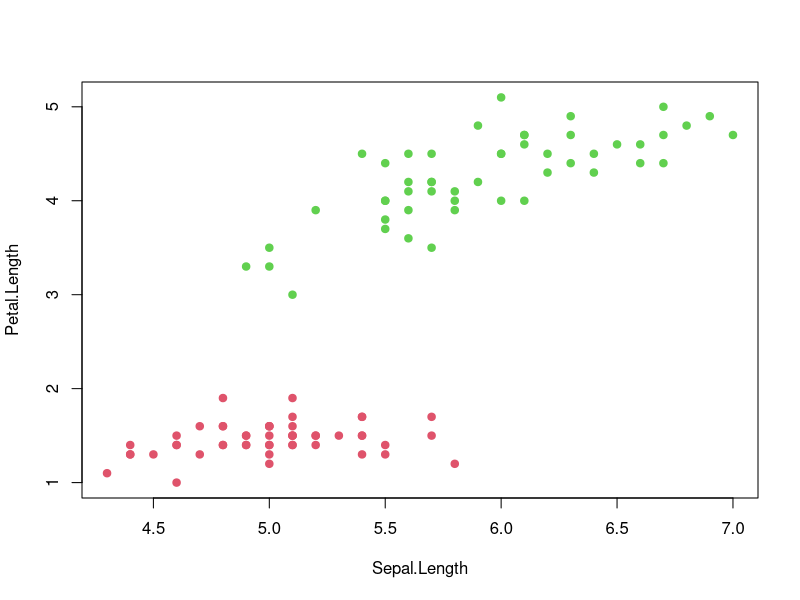
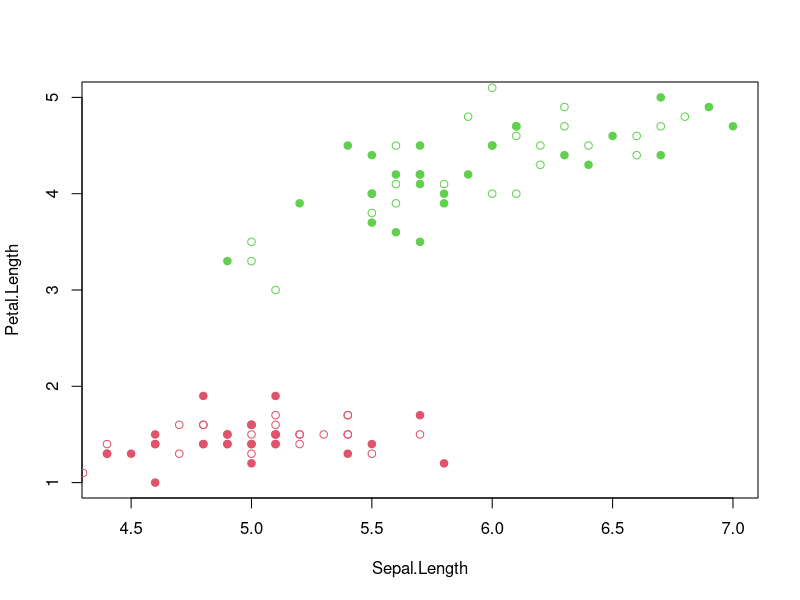
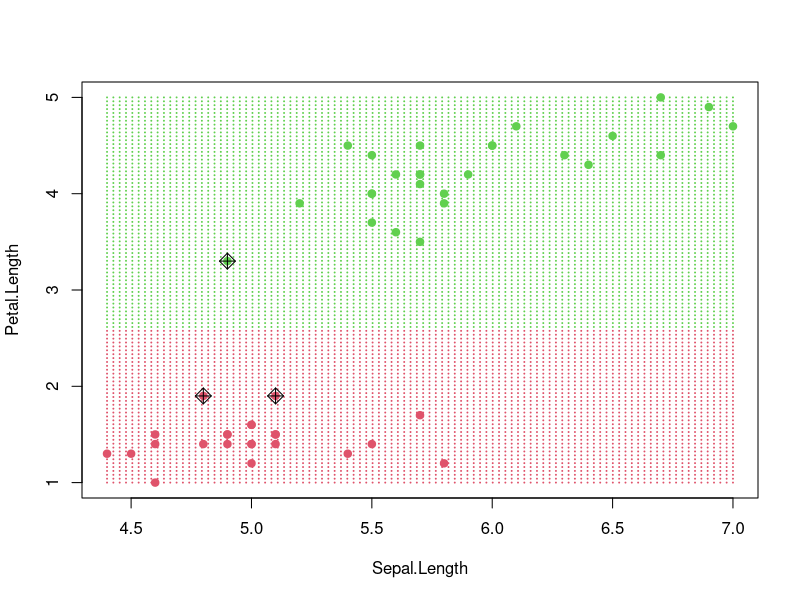
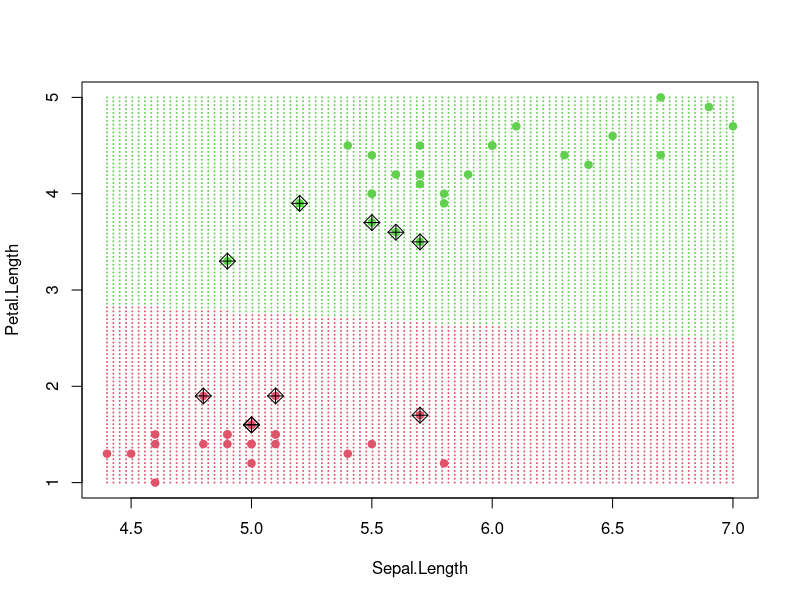
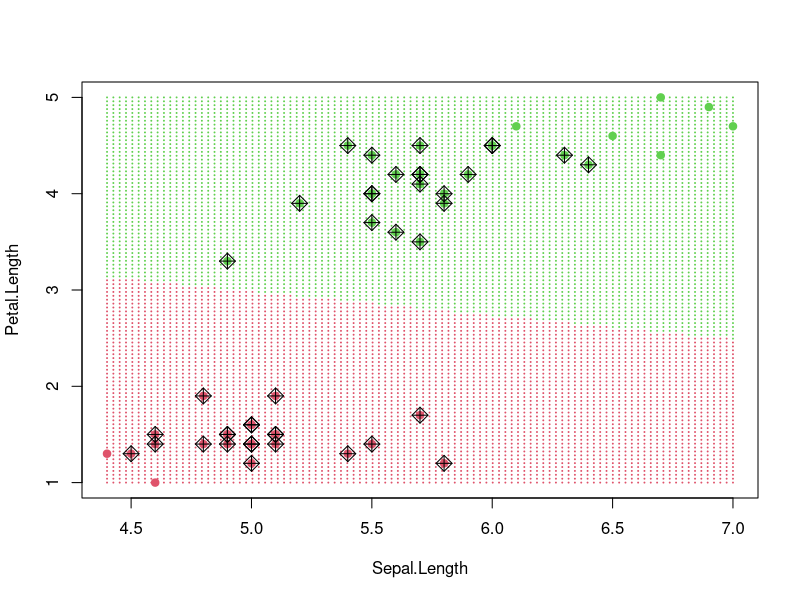
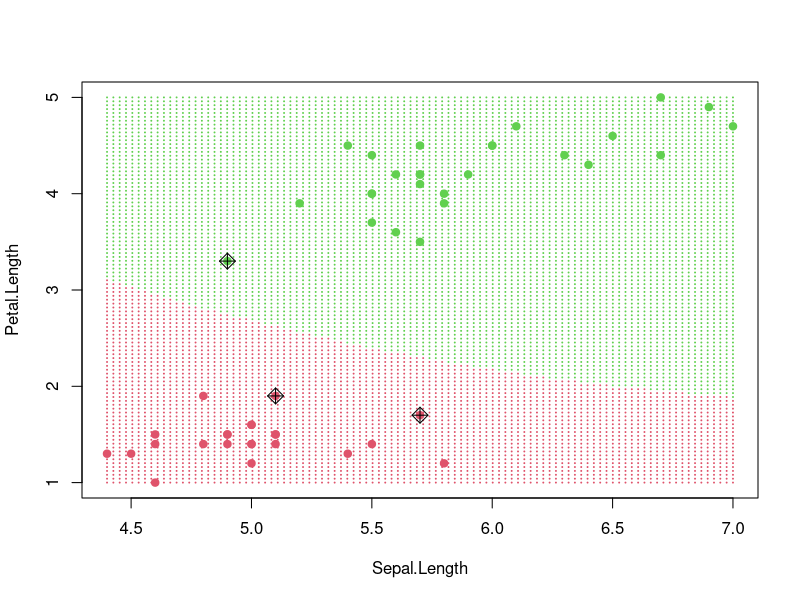
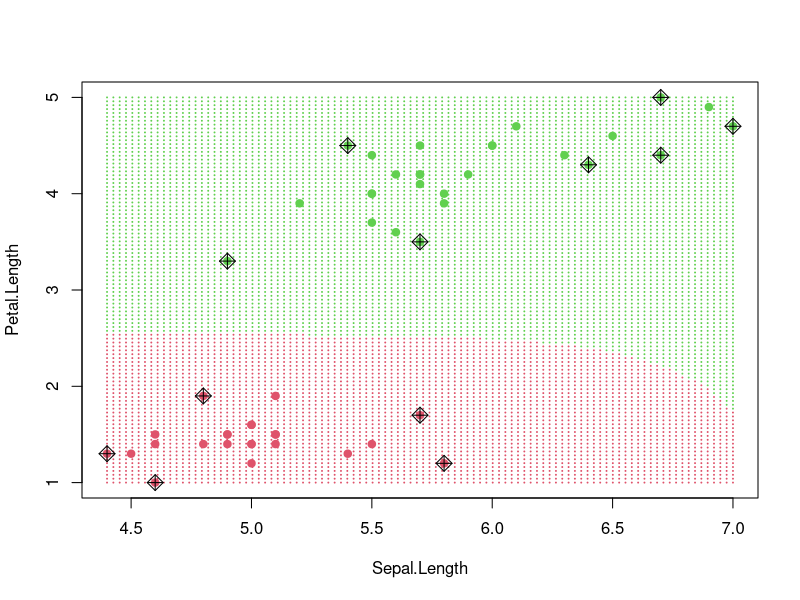
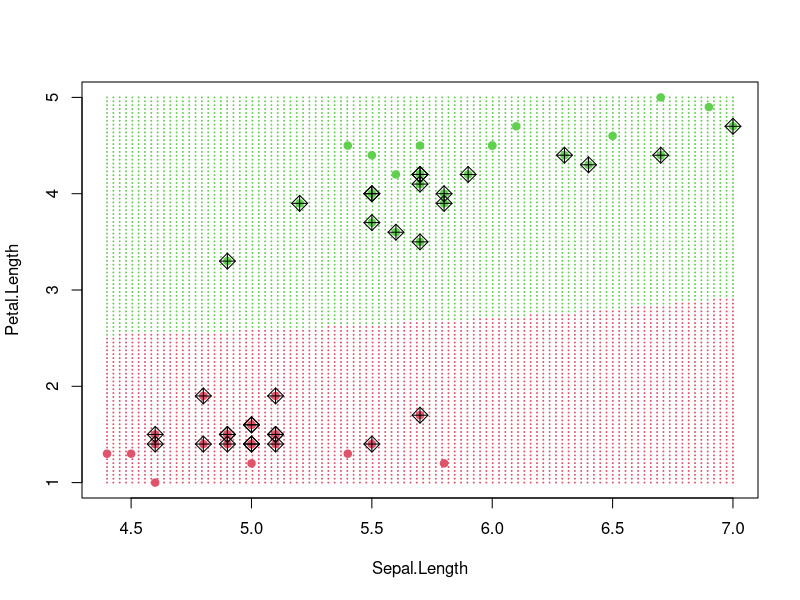

Write R code to recreate these figures, in order.
# =======================================================
# SVM : Part 1 : Support Vector Classifier
# =======================================================

# install.packages("e1071")
library(e1071)

# Pretty plotting routine for SVM models
prettyPlot <- function(svmModel, dataSet, gridSize) {
  # create the grid of points to plot
  x1.Pixels <- seq(from = as.numeric(min(dataSet[,1])), 
                   to = as.numeric(max(dataSet[,1])), len = gridSize)
  x2.Pixels <- seq(from = as.numeric(min(dataSet[,2])), 
                   to = as.numeric(max(dataSet[,2])), len = gridSize)
  pixelGrid <- expand.grid(X1 = x1.Pixels, X2 = x2.Pixels)
  names(pixelGrid) <- names(dataSet)[1:2]
  
  # predict the classes of the pixels
  pixelData <- data.frame(pixelGrid)
  classGrid <- predict(svmModel, newdata = pixelData)
  
  # plot pixelGrid with colored class
  plot(pixelGrid, pch = 20, cex = 0.2, 
       col = as.numeric(classGrid) + 1)
  
  # plot the data points on top of this
  points(dataSet[,1:2], pch = 19, cex = 1, col = as.numeric(dataSet[,3]) + 1)
  
  # mark the actual support vectors now
  points(dataSet[svmModel$index, 1:2], pch = 9, cex = 1.5)
}

# =======================================================

# Load and explore the dataset
attach(iris)
help(iris)
str(iris)

# Truncate the data to a "2-dimensional 2-class" problem
irisData <- as.data.frame(iris[1:100,c(1,3,5)])
irisData$Species <- droplevels(irisData$Species)
str(irisData)
plot(irisData$Sepal.Length, irisData$Petal.Length,
     col = as.numeric(irisData$Species) + 1, pch = 19,
     xlab = "Sepal.Length", ylab = "Petal.Length")

# Split into Train and Validation sets
# Training Set : Validation Set = 1 : 1 (random)
train <- sample(nrow(irisData), 0.5*nrow(irisData), replace = FALSE)
irisTrain <- irisData[train,]
irisValid <- irisData[-train,]

plot(irisTrain$Sepal.Length, irisTrain$Petal.Length,
     col = as.numeric(irisTrain$Species) + 1, pch = 19,
     xlab = "Sepal.Length", ylab = "Petal.Length")
points(irisValid$Sepal.Length, irisValid$Petal.Length,
       col = as.numeric(irisValid$Species) + 1, pch = 21)


# =======================================================
# SVM : Part 1A : Maximal Margin Classifier
# =======================================================

# Fit a Maximal Margin Classifier on the train set
# Set high cost to minimize number of support vectors
svmFit <- svm(Species ~ .,           # formula for fit
              data = irisTrain,      # dataset for fit
              kernel = "linear",     # choose a kernel
              cost = 1e6,            # relaxation cost
              scale = FALSE)         # feature-scaling

summary(svmFit)                      # summary of the fitted model
# plot(svmFit, irisTrain)            # default R plot for SVM
prettyPlot(svmFit, irisTrain, 100)   # our prettyPlot for SVM

svmFit$index                         # index of the support vectors
svmFit$SV                            # the actual support vectors

# Predict the classes for the validation set
predValid <- predict(svmFit, newdata = irisValid)        # prediction
table(predict = predValid, truth = irisValid$Species)    # confusion matrix


# =======================================================
# SVM : Part 1B : Support Vector Classifier
# =======================================================

# Fit a Support Vector Classifier on the train set
# Set variable cost to vary number of support vectors
svmFit <- svm(Species ~ .,           # formula for fit
              data = irisTrain,      # dataset for fit
              kernel = "linear",     # choose a kernel
              cost = 0.1,            # relaxation cost
              scale = FALSE)         # feature-scaling

summary(svmFit)                      # summary of the fitted model
# plot(svmFit, irisTrain)            # default R plot for SVM
prettyPlot(svmFit, irisTrain, 100)   # our prettyPlot for SVM

svmFit$index                         # index of the support vectors
svmFit$SV                            # the actual support vectors

predValid <- predict(svmFit, newdata = irisValid)        # prediction
table(predict = predValid, truth = irisValid$Species)    # confusion matrix


# Fit an optimally tuned Support Vector Classifier on the train set
# by performing cross-validation with a range of values of the cost
tuneModel <- tune(svm, 
                  Species ~ ., 
                  data = irisTrain, 
                  kernel = "linear",
                  ranges = list(cost = c(0.001, 0.01, 0.1, 1, 10, 100, 1000)), 
                  scale = FALSE)

summary(tuneModel)                   # summary of tuning the cost
bestFit <- tuneModel$best.model      # extract the best tuned model
summary(bestFit)                     # best model after tuning cost
# plot(bestFit, irisTrain)           # default R plot for SVM
prettyPlot(bestFit, irisTrain, 100)  # our prettyPlot for SVM

predValid <- predict(bestFit, newdata = irisValid)       # prediction
table(predict = predValid, truth = irisValid$Species)    # confusion matrix





# =======================================================
# SVM : Part 2 : Support Vector Machine
# =======================================================

# Fit a Support Vector machine to the train set using various kernels
# where the choice of the kernel depends on the nature of the dataset

# Polynomial Kernel
polFit <- svm(Species ~ .,           # formula for fit
              data = irisTrain,      # dataset for fit
              kernel = "polynomial", # ( gamma * (u.v) + coef0 ) ^ degree
              gamma = 1,             # gamma is required
              coef0 = 1,             # coef0 is required (default = 0)
              degree = 5,            # degree is required
              cost = 10,             # relaxation cost
              scale = FALSE)         # feature-scaling

summary(polFit)                      # summary of the fitted model
# plot(polFit, irisTrain)            # default R plot for SVM
prettyPlot(polFit, irisTrain, 100)   # our prettyPlot for SVM

polFit$index                         # index of the support vectors
polFit$SV                            # the actual support vectors

predValid <- predict(polFit, newdata = irisValid)        # prediction
table(predict = predValid, truth = irisValid$Species)    # confusion matrix


# Radial (Gaussian) Kernel
radFit <- svm(Species ~ .,           # formula for fit
              data = irisTrain,      # dataset for fit
              kernel = "radial",     # exp( - gamma * (u - v) . (u - v) )
              gamma = 1,             # gamma is required
              cost = 10,             # relaxation cost
              scale = FALSE)         # feature-scaling

summary(radFit)                      # summary of the fitted model
# plot(radFit, irisTrain)            # default R plot for SVM
prettyPlot(radFit, irisTrain, 100)   # our prettyPlot for SVM

radFit$index                         # index of the support vectors
radFit$SV                            # the actual support vectors

predValid <- predict(radFit, newdata = irisValid)        # prediction
table(predict = predValid, truth = irisValid$Species)    # confusion matrix

# Sigmoid Kernel
sigFit <- svm(Species ~ .,           # formula for fit
              data = irisTrain,      # dataset for fit
              kernel = "sigmoid",    # tanh( gamma * (u.v) + coef0 )
              gamma = 0.01,          # gamma is required
              coef0 = 1,             # coef0 is required (default = 0)
              cost = 10,             # relaxation cost
              scale = FALSE)         # feature-scaling

summary(sigFit)                      # summary of the fitted model
# plot(sigFit, irisTrain)            # default R plot for SVM
prettyPlot(sigFit, irisTrain, 100)   # our prettyPlot for SVM

sigFit$index                         # index of the support vectors
sigFit$SV                            # the actual support vectors

predValid <- predict(radFit, newdata = irisValid)        # prediction
table(predict = predValid, truth = irisValid$Species)    # confusion matrix


# =======================================================
# SVM : Part 2B : Tuning the various SVM Kernels
# =======================================================

# Fit an optimally tuned Support Vector Machine on the train set
# by performing cross-validation with a range of parameter values

# Polynomial Kernel
tuneModel <- tune(svm, 
                  Species ~ ., 
                  data = irisTrain, 
                  kernel = "polynomial", # ( gamma * (u.v) + coef0 ) ^ degree
                  ranges = list(gamma = c(0.01, 0.1, 1, 10, 100),
                                coef0 = c(0.01, 0.1, 1, 10, 100),
                                degree = c(1, 2, 3, 4, 5, 6 ,7),
                                cost = c(0.001, 0.01, 0.1, 1, 10, 100, 1000)), 
                  scale = FALSE)

summary(tuneModel)                   # summary of tuning parameters
bestFit <- tuneModel$best.model      # extract the best tuned model
summary(bestFit)                     # best parameter-tuned model
# plot(bestFit, irisTrain)           # default R plot for SVM
prettyPlot(bestFit, irisTrain, 100)  # our prettyPlot for SVM

# Radial (Gaussian) Kernel
tuneModel <- tune(svm, 
                  Species ~ ., 
                  data = irisTrain, 
                  kernel = "radial", # exp( - gamma * (u - v) . (u - v) )
                  ranges = list(gamma = c(0.001, 0.01, 0.1, 1, 10, 100, 1000),
                                cost = c(0.001, 0.01, 0.1, 1, 10, 100, 1000)), 
                  scale = FALSE)

summary(tuneModel)                   # summary of tuning parameters
bestFit <- tuneModel$best.model      # extract the best tuned model
summary(bestFit)                     # best parameter-tuned model
# plot(bestFit, irisTrain)           # default R plot for SVM
prettyPlot(bestFit, irisTrain, 100)  # our prettyPlot for SVM

# Sigmoid Kernel
tuneModel <- tune(svm, 
                  Species ~ ., 
                  data = irisTrain, 
                  kernel = "sigmoid", # tanh( gamma * (u.v) + coef0 )
                  ranges = list(gamma = c(0.01, 0.1, 1, 10, 100),
                                coef0 = c(0.01, 0.1, 1, 10, 100),
                                cost = c(0.001, 0.01, 0.1, 1, 10, 100, 1000)), 
                  scale = FALSE)

summary(tuneModel)                   # summary of tuning parameters
bestFit <- tuneModel$best.model      # extract the best tuned model
summary(bestFit)                     # best parameter-tuned model
# plot(bestFit, irisTrain)           # default R plot for SVM
prettyPlot(bestFit, irisTrain, 100)  # our prettyPlot for SVM
